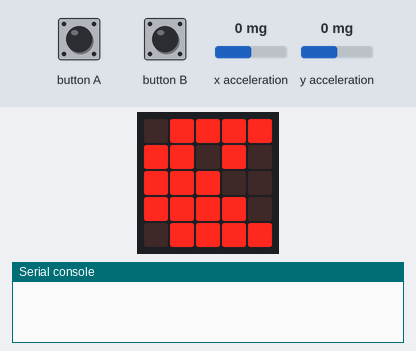
Bench run of a program on a simulated BBC micro:bit running MicroPython. Parts: the board's 5×5 LED display, the last lines printed to the serial console. Inputs (shaded band) come from the test bench; at power-on: y acceleration 0 mg, x acceleration 0 mg. Random numbers come from a fixed seed.

Above: at 1.2 s.
1.3 s: button A pressed for 0.15 s
At 2.1 s:
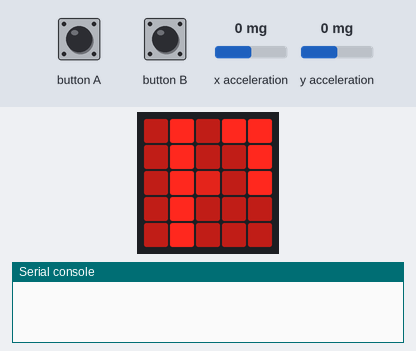
4.4 s: y acceleration set to -1440 mg
At 6.4 s:
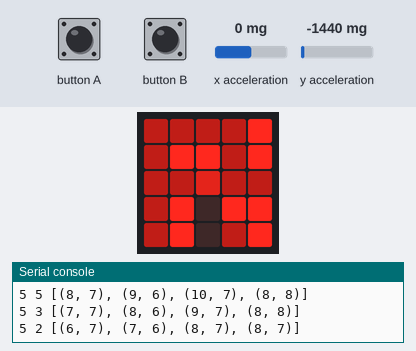
7.4 s: y acceleration set to 241 mg
10.4 s: y acceleration set to 285 mg
At 10.56 s:
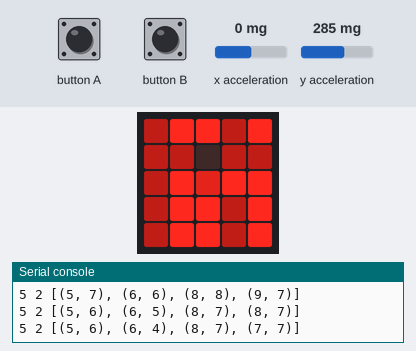
12.6 s: x acceleration set to 750 mg
At 12.86 s:
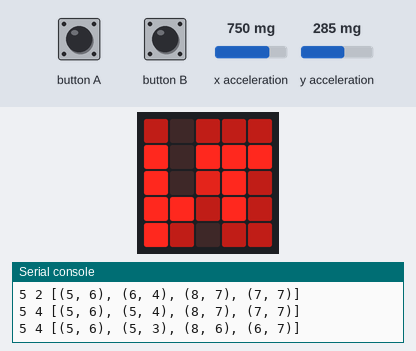
15.0 s: x acceleration set to -1440 mg
At 15.38 s:
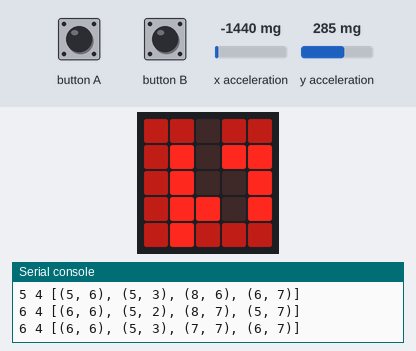
Timing chart, 0 to 18.0 s (numbered marks = the images above; inputs shaded):
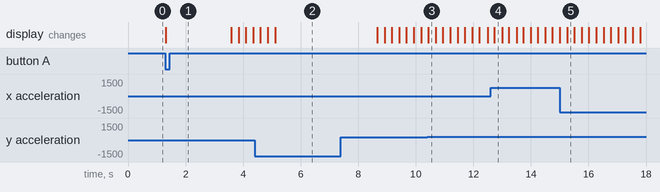

The program:

pacman.py
```python
from microbit import *
import random

MIN_COORD = 0
MAX_COORD = 4
MOVE_THRESHOLD = 256
GHOST_SPEED = 5

MAP = [
    [2,1,1,1,1,1,1,3,1,1,1,1,1,1,2],
    [1,3,3,1,3,3,1,3,1,3,3,1,3,3,1],
    [1,1,1,1,1,1,1,1,1,1,1,1,1,1,1],
    [1,3,3,1,3,1,3,3,3,1,3,1,3,3,1],
    [1,1,1,1,3,1,1,3,1,1,3,1,1,1,1],
    [3,3,3,1,3,3,1,3,1,3,3,1,3,3,3],
    [3,3,3,1,3,1,1,1,1,1,3,1,3,3,3],
    [3,3,3,1,3,1,1,1,1,1,3,1,3,3,3],
    [3,3,3,1,3,3,1,3,1,3,3,1,3,3,3],
    [1,1,1,1,3,1,1,3,1,1,3,1,1,1,1],
    [1,3,3,1,3,1,3,3,3,1,3,1,3,3,1],
    [1,1,1,1,1,1,1,1,1,1,1,1,1,1,1],
    [1,3,3,1,3,3,1,3,1,3,3,1,3,3,1],
    [2,1,1,1,1,1,1,3,1,1,1,1,1,1,2],
]

MAP_MIN_X = 0
MAP_MAX_X = len(MAP[0]) - 1

MAP_MIN_Y = 0
MAP_MAX_Y = len(MAP) - 1

MAX_BOMBS = 3
BOMB_TICKS = 25

def out_of_bounds(x, y):
    return (x > MAP_MAX_X or
     x < MAP_MIN_X or
     y > MAP_MAX_Y or
     y < MAP_MIN_Y)

def constrain(x, y):
    if x > MAP_MAX_X:
        x = MAP_MAX_X
    if x < MAP_MIN_X:
        x = MAP_MIN_X
    if y > MAP_MAX_Y:
        y = MAP_MAX_Y
    if y < MAP_MIN_Y:
        y = MAP_MIN_Y
    return x, y

def wait_for_button():
    while not (button_a.was_pressed() or button_b.was_pressed()):
        sleep(1)

def visible(px, py, x, y):
    # Check if x & y is visible, based on player px & py
    if (
        (x >= px -2 and x <= px + 2) and
        (y >= py -2 and y <= py + 2)
        ):
            return True


class Game:

    def reset(self):
        # Initial values
        self.x = 5
        self.y = 5
        # Each step we advance by 1.
        self.velocity = (0, 0)

        self.tick = 0
        self.score = 0

        # Position of ghosts on the map
        self.ghosts = [(8,7), (9,7), (10,7), (9,8)]

    def handle_input(self):
        self.tick += 1

        acc_x = accelerometer.get_x()
        acc_y = accelerometer.get_y()

        prev_x, prev_y = self.x, self.y

        if abs(acc_x) > abs(acc_y):
            if acc_x < -MOVE_THRESHOLD:
                self.velocity = (-1, 0)
            if acc_x > MOVE_THRESHOLD:
                self.velocity = (1, 0)

        else:
            if acc_y < -MOVE_THRESHOLD:
                self.velocity = (0, -1)
            if acc_y > MOVE_THRESHOLD:
                self.velocity = (0, 1)

        self.x += self.velocity[0]
        self.y += self.velocity[1]

        self.x, self.y = constrain(self.x, self.y)

        if MAP[self.y][self.x] == 3:
            self.x = prev_x
            self.y = prev_y

    def eat_dot(self):
        if MAP[self.y][self.x] == 1:
            MAP[self.y][self.x] = 0
            self.score += 1

    def move_ghosts(self):
        if self.tick % GHOST_SPEED != 0:
            return

        print(self.x, self.y, self.ghosts)

        def valid_move(x, y):
            # Valid if not a wall, and no ghost in that position.
            return MAP[y][x] != 3 and (x, y) not in self.ghosts

        ghosts = []
        for x, y in self.ghosts:
            choice = random.randint(0, 3)

            if choice == 1:
                dx, dy = random.randint(-1, 1), 0

            elif choice == 2:
                dx, dy = 0, random.randint(-1, 1)

            else:
                # Determine best direction to player, finding any valid move
                # that brings us closer. Not too smart.
                dx, dy = self.x - x, self.y - y
                dx = int(abs(dx) / dx) if dx else 0
                dy = int(abs(dy) / dy) if dy else 0


            if dx and valid_move(x+dx, y):
                ghosts.append((x+dx, y))

            elif dy and valid_move(x, y+dy):
                ghosts.append((x, y+dy))

            else:
                ghosts.append((x, y))


        self.ghosts = ghosts


    def draw(self):
        #display.clear()

        # Draw the active portion of the map on the screen.
        # centered around the users location, out of bounds not drawn.
        map_x_range = range(self.x-2, self.x+2+1)
        map_y_range = range(self.y-2, self.y+2+1)
        for dx, x in enumerate(map_x_range):
            for dy, y in enumerate(map_y_range):

                if out_of_bounds(x, y):
                    pixel = 3

                # Ghost
                elif (x, y) in self.ghosts:
                    pixel = (self.tick % 2) * 3

                # Fruit
                elif MAP[y][x] == 2:
                    pixel = (self.tick % MAP[y][x]) + 1

                # Player (set to solid 2)
                elif dx == 2 and dy == 2:
                    pixel = 2

                else:
                    pixel = MAP[y][x]

                display.set_pixel(dx, dy, pixel * 3)


    def game_over(self):
        return False

# Main loop

game = Game() # Create our game object.

while True:

    display.show(Image.PACMAN)
    wait_for_button()

    game.reset() # Reset the game state.
    while not game.game_over():
        game.handle_input()
        game.eat_dot()
        game.move_ghosts()
        game.draw()
        sleep(250)

    display.show(Image.ANGRY)
    sleep(1000)
    display.scroll(game.moves)
```

Measured:
- the behaviour switches between 256 and 257 mg on y acceleration (found by bisection; images 2 and 3)
- after the input at 1.3 s, the display: changes at once (image 1)
